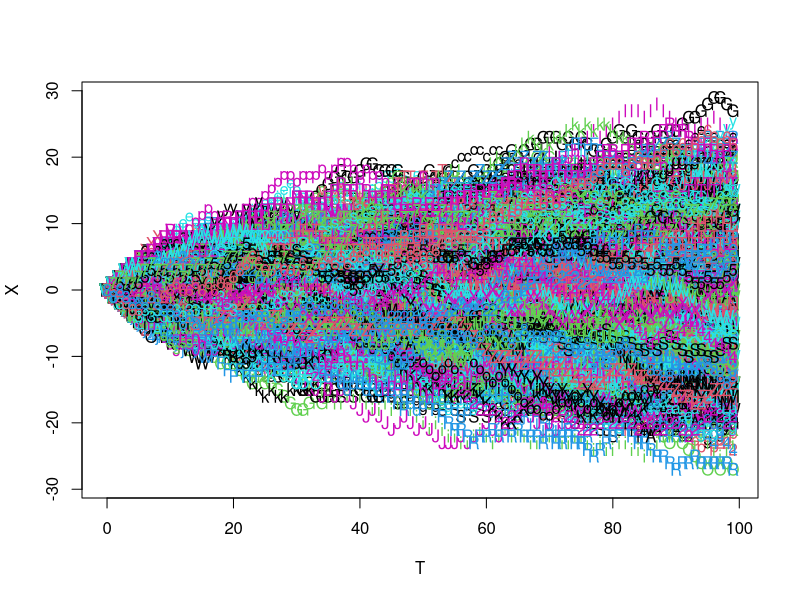
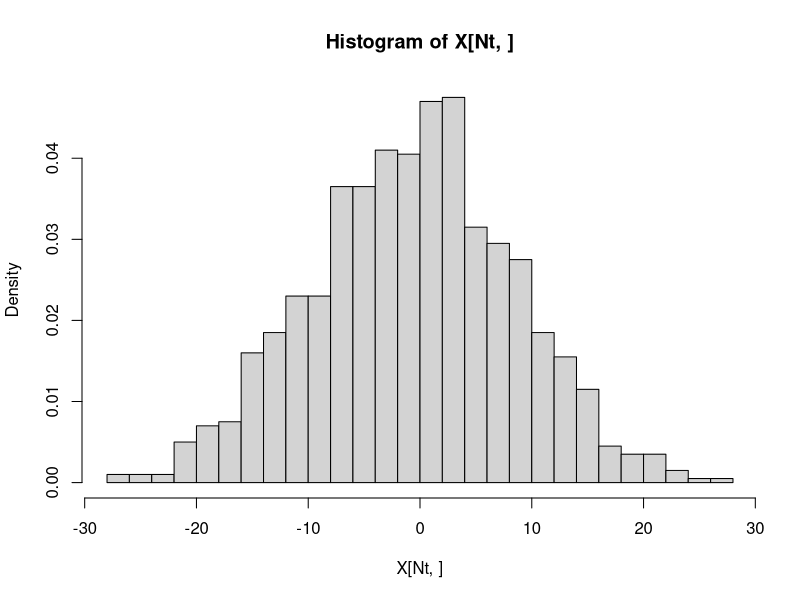
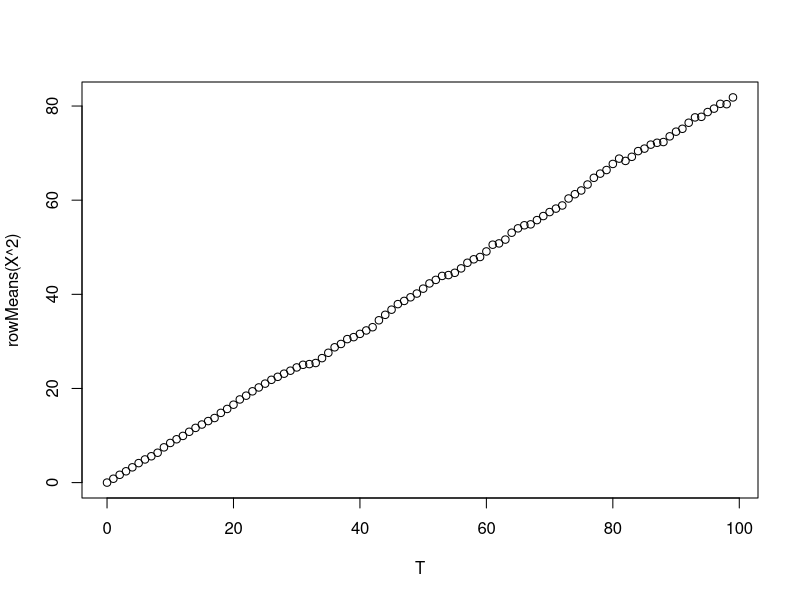
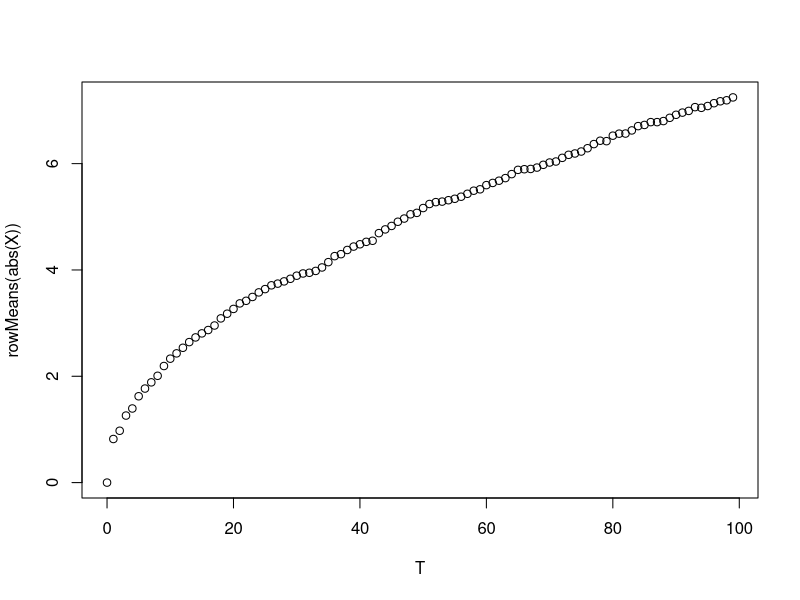

These charts were generated, in order, by the following R code:
# randomwalk_many.R -- simulate many random walks on a 1D lattice at
# the same time
#

K = 1000      # number of particles in the system 
Nt = 100    # number of steps to take
p = 0.40    # probability of hoping left or right


X = array(0,c(Nt,K)) # array of positions at all time levels
T = 0:(Nt-1)         # array of time values


# loop in time
#
for (n in 1:(Nt-1)){
  r = runif(K,0,1)
  X[n+1,] = X[n,] + (r<p)*1.0 + (r>(1-p))*(-1.0) 
}


# plot all particle trajectories
#
matplot(T,X,ylim=max(abs(X))*c(-1,1))
#matplot(X,T,xlim=max(abs(X))*c(-1,1))

# plot the particle distribution
#
hist(X[Nt,],breaks=20,freq=FALSE)

# animate the histogram
#
# maxX =max(abs(X))
# nbins = 20
# bins = seq(-maxX,maxX,2*maxX/nbins)
# for (n in 1:(Nt-1)){
#  hist(X[n,],breaks=bins,freq=FALSE,
#       xlim=c(-maxX,maxX),ylim=c(0,0.2),
#       main=sprintf('Step=%i',n))
#  Sys.sleep(0.1)
# }


# plot the mean displacement as a function of time
#
Xmean = rowMeans(X)
meanXsq = rowMeans(X^2)
meanXabs = rowMeans(abs(X))
plot(T, rowMeans(X^2))
plot(T, rowMeans(abs(X)))
#plot(T,Xmean,type='b',ylim=max(abs(Xmean))*c(-1,1))
#plot(Xmean,T,type='b',xlim=max(abs(Xmean))*c(-1,1))
